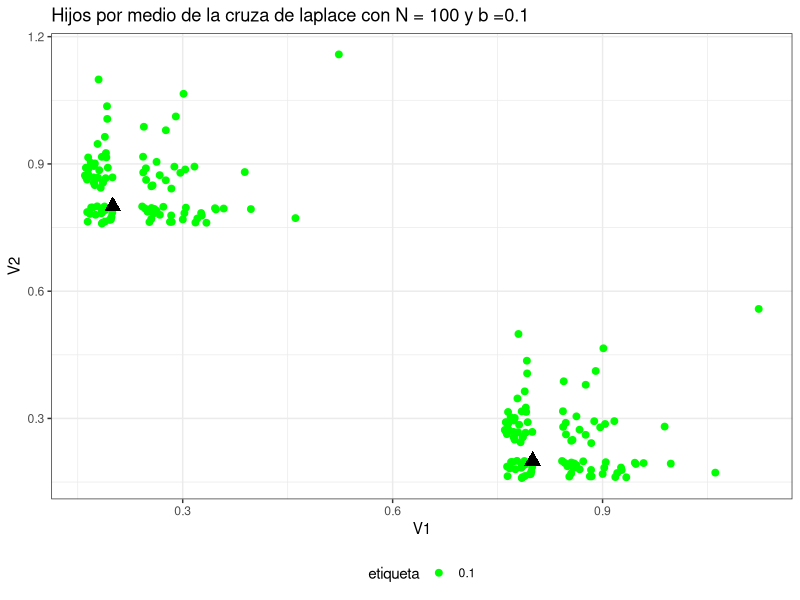
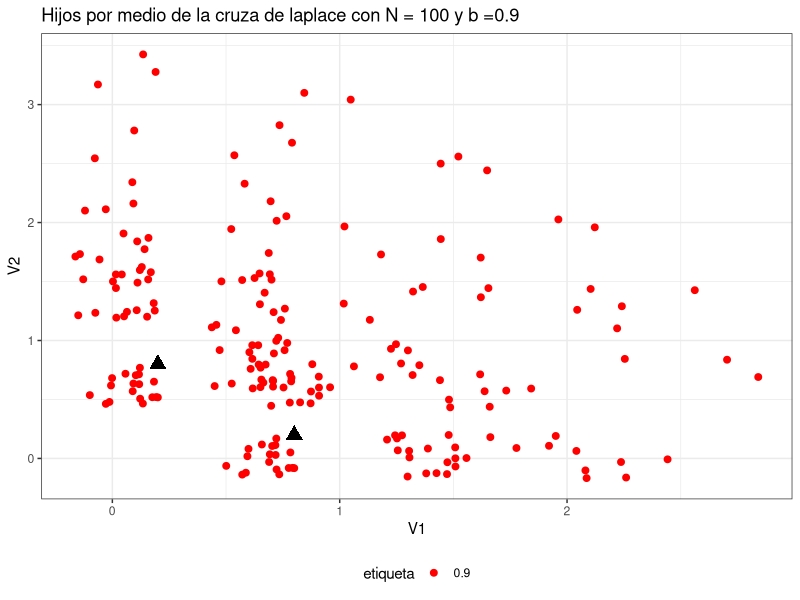
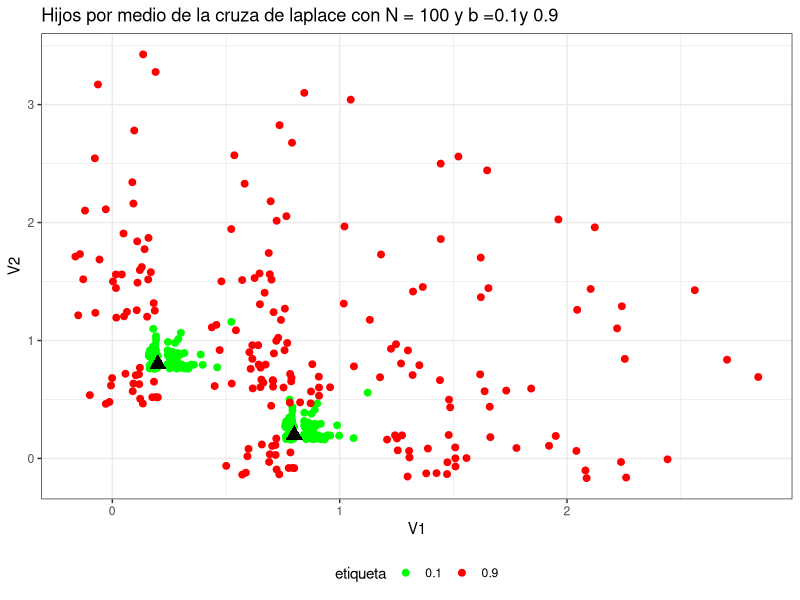
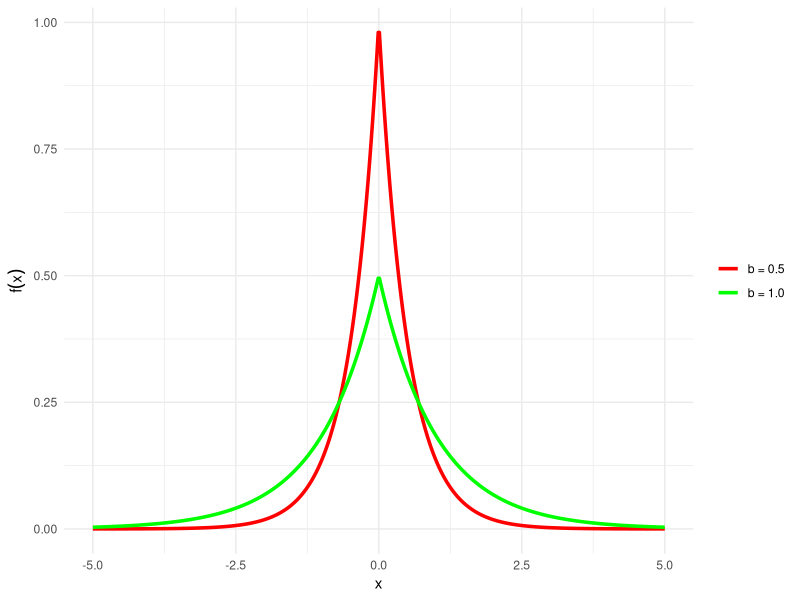

Here is the R script that generated these plots, in order:
rm(list=ls())

# Función para generar beta con la nueva fórmula
generar_beta <- function(a, b) {
  u <- runif(1)
  if (u <= 0.5) {
    return(a - b * log(u))
  } else {
    return(a + b * log(u))
  }
}

#### Padres en 2D ####

padre1 <- c(0.2, 0.8)
padre2 <- c(0.8, 0.2)

# Parámetros
a <- 0 # parametro alfa centrado en 0
b <- c(0.1,0.9) # Valor propuesto de b 
N <- 100  # Número de hijos

#### Proceso resumido ####

# Matriz para almacenar a los hijos con operador de Laplace
# Hijos laplace 2 para b[1]
hijos_laplace1 <- matrix(NA, nrow = 2*N, ncol = 2)
for (i in 1:N) {
  # Generar el beta para la componente X y para la componente Y
  beta_x <- generar_beta(a, b[1])
  beta_y <- generar_beta(a, b[1])
  # Índices para los dos hijos
  idx1 <- (i - 1) * 2 + 1
  idx2 <- idx1 + 1
  # Hijo 1 (desde padre1)
  hijos_laplace1[idx1, 1] <- padre1[1] + beta_x * abs(padre1[1] - padre2[1])
  hijos_laplace1[idx1, 2] <- padre1[2] + beta_y * abs(padre1[2] - padre2[2])
  # Hijo 2 (desde padre2)
  hijos_laplace1[idx2, 1] <- padre2[1] + beta_x * abs(padre1[1] - padre2[1])
  hijos_laplace1[idx2, 2] <- padre2[2] + beta_y * abs(padre1[2] - padre2[2])
}

# Hijos laplace 2 para b[2]
hijos_laplace2 <- matrix(NA, nrow = 2*N, ncol = 2)
for (i in 1:N) {
  # Generar el beta para la componente X y para la componente Y
  beta_x <- generar_beta(a, b[2])
  beta_y <- generar_beta(a, b[2])
  # Índices para los dos hijos
  idx1 <- (i - 1) * 2 + 1
  idx2 <- idx1 + 1
  # Hijo 1 (desde padre1)
  hijos_laplace2[idx1, 1] <- padre1[1] + beta_x * abs(padre1[1] - padre2[1])
  hijos_laplace2[idx1, 2] <- padre1[2] + beta_y * abs(padre1[2] - padre2[2])
  # Hijo 2 (desde padre2)
  hijos_laplace2[idx2, 1] <- padre2[1] + beta_x * abs(padre1[1] - padre2[1])
  hijos_laplace2[idx2, 2] <- padre2[2] + beta_y * abs(padre1[2] - padre2[2])
}



#### Acomodar los datos ####
etiqueta = factor(rep(c(b),each = 2*N))
hijos = rbind.data.frame(hijos_laplace1,hijos_laplace2)
hijos$etiqueta = etiqueta
padres = rbind.data.frame(padre1,padre2)
names(padres) = c("V1","V2")

#### Gráficar con ggplot2 ####
library(ggplot2)
# Gráficar cuando el parametro es pequeño
ggplot(hijos[etiqueta==etiqueta[1],],aes(x = V1,
                                         y = V2,
                                         color = etiqueta)) + 
  geom_point(size = 2) +
  theme_bw() + 
  theme(legend.position = "bottom") +
  geom_point(data = padres, aes(x = V1, y = V2), 
             shape = 17,  # Código para triángulos
             size = 4,    # Tamaño más grande
             color = "black")+
  scale_color_manual(values = c("green")) + 
  ggtitle(paste0("Hijos por medio de la cruza de laplace con N = 100 y b =",b[1]))


# Gráficar cuando el parametro es alto
ggplot(hijos[etiqueta==unique(etiqueta)[2],],aes(x = V1,
                                                 y = V2,
                                                 color = etiqueta)) + 
  geom_point(size = 2) +
  theme_bw() + 
  theme(legend.position = "bottom") +
  geom_point(data = padres, aes(x = V1, y = V2), 
             shape = 17,  # Código para triángulos
             size = 4,    # Tamaño más grande
             color = "black")+
  scale_color_manual(values = c("red")) + 
  ggtitle(paste0("Hijos por medio de la cruza de laplace con N = 100 y b =",b[2]))


## Gráficar cuando ambos se comparan ##
ggplot(hijos,aes(x = V1,
                 y = V2,
                 color = etiqueta)) + 
  geom_point(size = 2) +
  theme_bw() + 
  theme(legend.position = "bottom") +
  geom_point(data = padres, aes(x = V1, y = V2), 
             shape = 17,  
             size = 4,    
             color = "black")  +
  scale_color_manual(values = c("green","red")) + 
  ggtitle(paste0("Hijos por medio de la cruza de laplace con N = 100 y b =",
                 b[1], "y ",b[2]))



#### Gráfico de densidad Laplaciana ####

library(ggplot2)
# Crear data frame
x <- seq(-5, 5, length.out = 500)
df <- data.frame(
  x = rep(x, 2),
  fx = c(
    (1 / (2 * 1.0)) * exp(-abs(x - 0) / 1.0),
    (1 / (2 * 0.5)) * exp(-abs(x - 0) / 0.5)
  ),
  b = factor(rep(c("b = 1.0", "b = 0.5"), each = length(x)))
)

# Graficar
ggplot(df, aes(x = x, y = fx, color = b)) +
  geom_line(size = 1.2) +
  scale_color_manual(values = c("red", "green")) +
  labs(x = "x", y = expression(f(x))) +
  theme_minimal() +
  theme(legend.title = element_blank())





